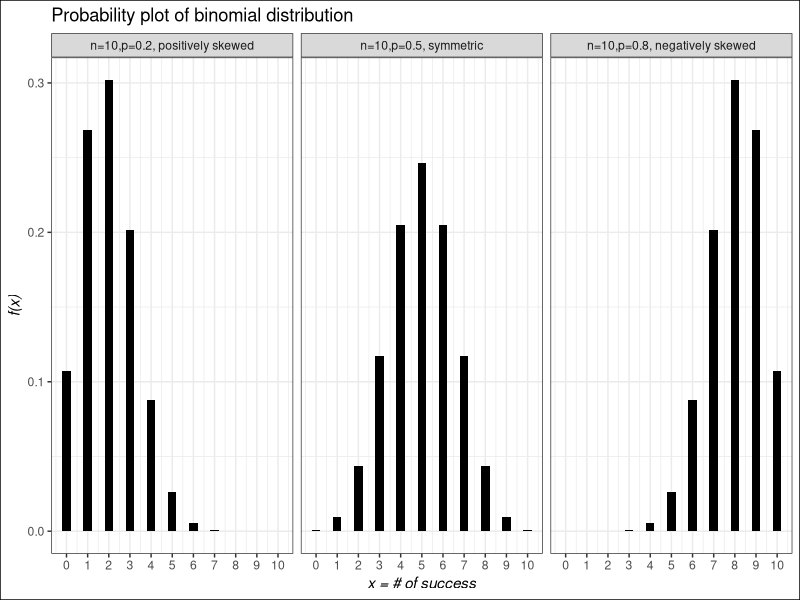
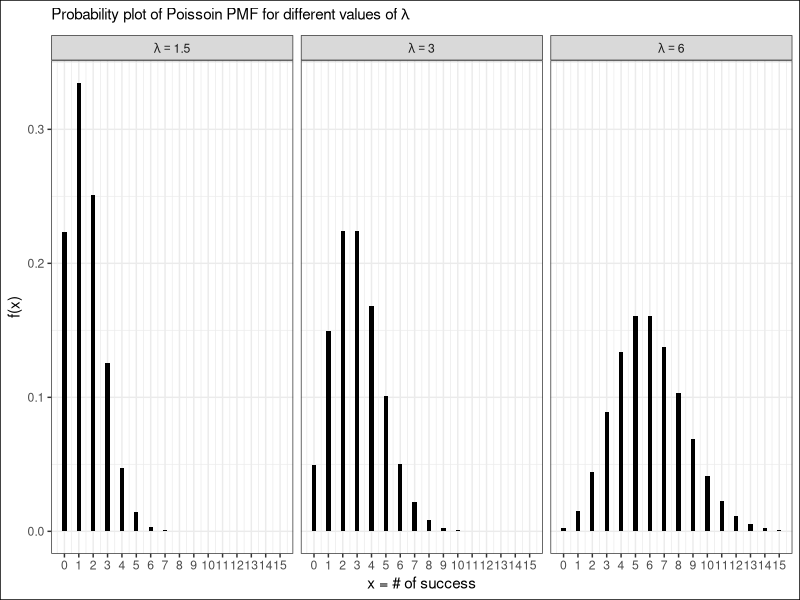

R code for these plots, in order:
## ---- chunk 1
library(tidyverse)
success <- 0:10
p1<-dbinom(success, size=10, prob=.2)
p2<-dbinom(success, size=10, prob=.5)
p3<-dbinom(success, size=10, prob=.8)

wide.df<-data.frame(success,p1,p2,p3)
#wide.df
wide.long<-wide.df%>%gather(key = "p",value = "prob",-success)
#head(wide.long)

wide.long<-wide.long%>%
        mutate(p=recode(p,
                        "p1"="n=10,p=0.2, positively skewed",
                        "p2"="n=10,p=0.5, symmetric",
                        "p3"="n=10,p=0.8, negatively skewed"))
wide.long%>%ggplot(aes(success,prob))+
        geom_col(width = 0.4,fill="black")+
        facet_wrap(~p)+
        scale_x_continuous(breaks =0:10)+
        labs(x="x = # of success",y="f(x)",
             title = "Probability plot of binomial distribution", 
             #subtitle =expression(n==10)
             )+
  theme_bw()+
  theme(axis.title = element_text(face = "italic"),
                         plot.background = element_rect(color = "black"))
## ---- chunk 2
#knitr::include_graphics("Binomial distribution_1st page.png")
## ---- chunk 3

p1=dbinom(3,15,0.25)
p2=pbinom(6,15,0.25)-pbinom(2,15,0.25)

## ---- chunk 4

success <- 0:15
ps1<-dpois(success,1.5 )
ps2<-dpois(success,3 )
ps3<-dpois(success, 6)

wide.ps<-data.frame(success,ps1,ps2,ps3)
#wide.ps

long.ps<-wide.ps%>%gather(key = "p",value = "prob",-success)
#head(long.ps)

long.ps$p<-factor(long.ps$p,labels = c("lambda=={1.5}","lambda=={3}","lambda=={6}"))
#head(long.ps)

long.ps%>%ggplot(aes(success,prob))+
   geom_col(width = .3,fill="black")+
   facet_wrap(~p,labeller = label_parsed)+
   scale_x_continuous(breaks = 0:15
                      )+
   labs(x="x = # of success",y="f(x)",
        subtitle =expression(paste("Probability plot of Poissoin PMF for different values of"," ",lambda )))+
  theme_bw()+
  theme(plot.background = element_rect(color = "black"))

## ---- chunk 5
#knitr::include_graphics("Poisson Table.png")
